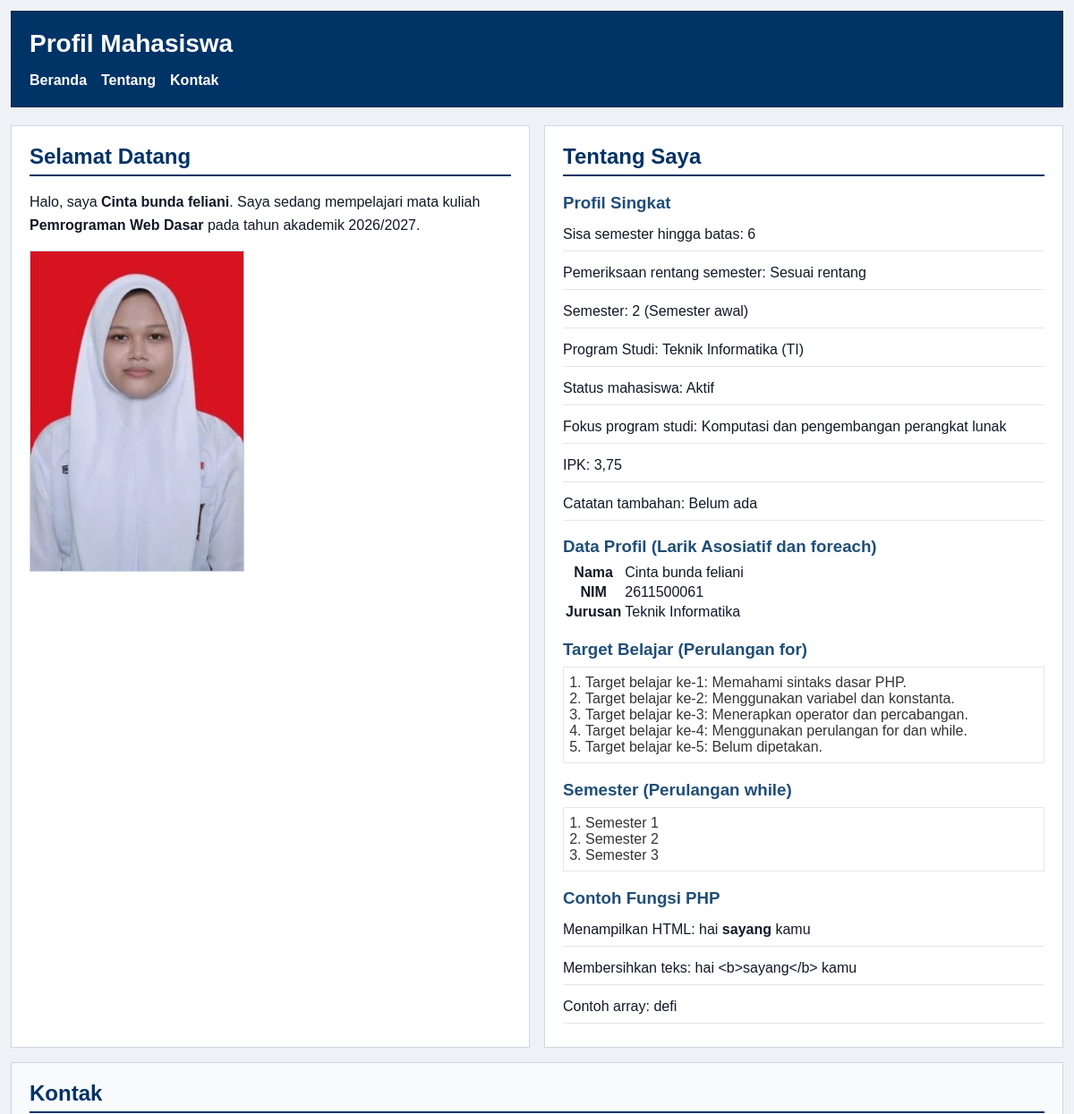
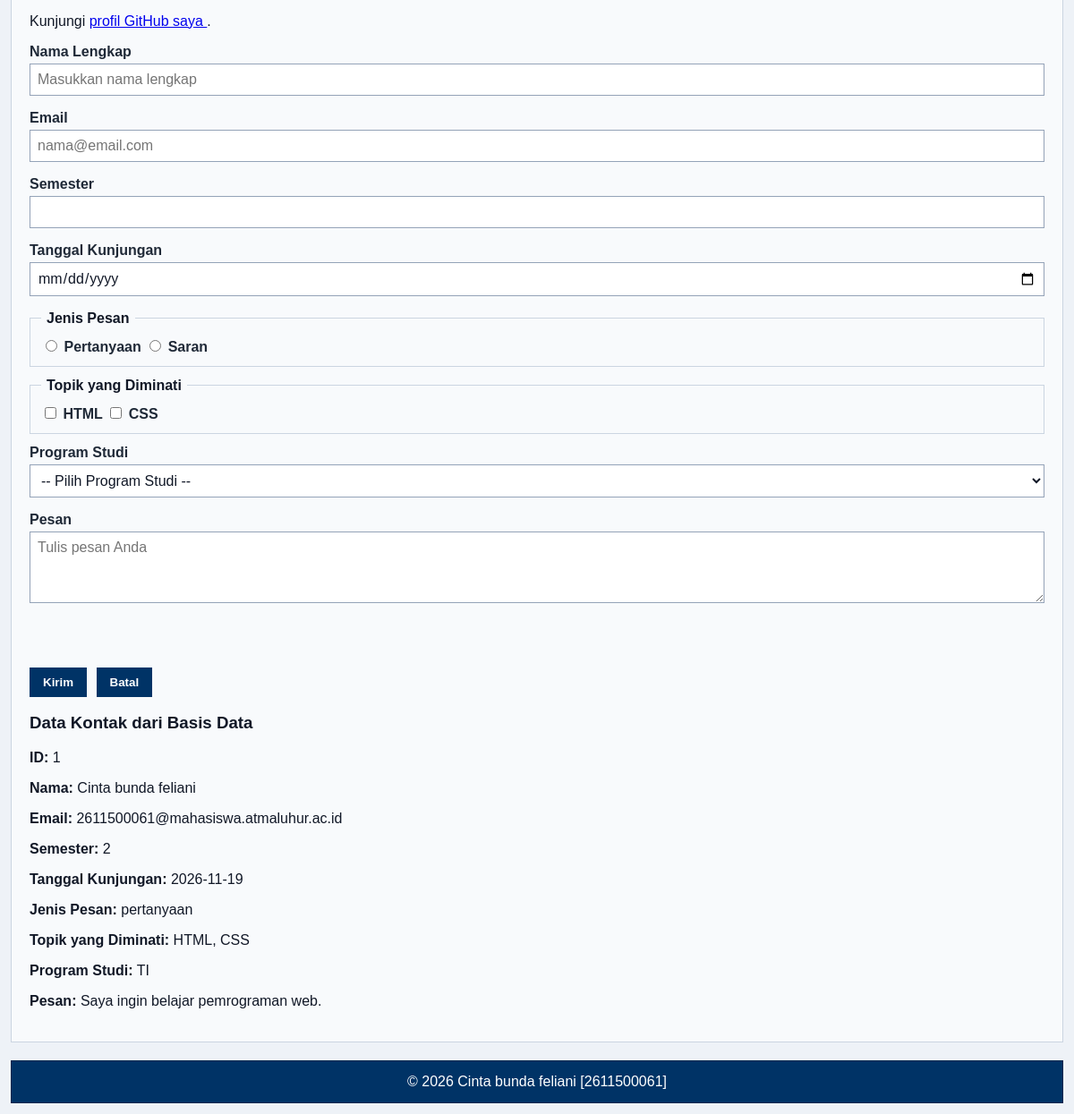
The page / on the database its author committed (2 pictures, top to bottom).
### tables this page shows
CREATE TABLE `tbl_kontak_2611500061` (
  `id` int NOT NULL,
  `nama` varchar(50) NOT NULL,
  `email` varchar(255) NOT NULL,
  `semester` tinyint NOT NULL,
  `tanggal` date NOT NULL,
  `jenis_pesan` varchar(20) NOT NULL,
  `minat` varchar(50) NOT NULL,
  `prodi` varchar(2) NOT NULL,
  `pesan` varchar(300) NOT NULL
);

### fungsi.php (called while the page is built, shortened)
<?php
function bersihkan($teks)
{
  return htmlspecialchars((string) $teks, ENT_QUOTES, 'UTF-8');
}
function hitungSisaSemester(int $semesterSaatIni, int $batasSemester): int
{
  return $batasSemester - $semesterSaatIni;
}
function tentukanKategoriSemester(int $semester): string
{
  if ($semester < 3) {
    return 'Semester awal';
  }
  return 'Semester akhir';
}

### index.php (the view, shortened to what this page needs)
<?php
require_once __DIR__ . '/fungsi.php';
$formData = $_SESSION['formData'] ?? [];
$nama = $formData['nama'] ?? '';
$email = $formData['email'] ?? '';
$semesterForm = $formData['semester'] ?? '';
$tanggal = $formData['tanggal'] ?? '';
$jenisPesan = $formData['jenis_pesan'] ?? '';
$pesan = $formData['pesan'] ?? '';
$minat = $formData['minat'] ?? [];
$nim = '2611500061';
$namaMahasiswa = 'Cinta bunda feliani';
$programStudi = 'TI';
$tahunAkademik = '2026/2027';
$semester = 2;
$ipk = 3.75;
$statusAktif = true;
$catatanTambahan = null;
$batasSemester = 8;
$sisaSemester = hitungSisaSemester($semester, $batasSemester);
$semesterValid = $semester >= 1 && $semester <= $batasSemester;
$statusSemester = ($semesterValid && $statusAktif)
    ? 'Sesuai rentang'
    : 'Perlu diperiksa';
$keteranganSemester = tentukanKategoriSemester($semester);
$namaProdi = ($programStudi === 'SI')
    ? 'Sistem Informasi'
    : (($programStudi === 'TI') ? 'Teknik Informatika' : 'Lainnya');
switch ($programStudi) {
    case 'TI':
        $fokusProgramStudi = 'Komputasi dan pengembangan perangkat lunak';
        break;
}
$teksStatus = $statusAktif ? 'Aktif' : 'Tidak aktif';
$dataProfil = [
    'Nama' => $namaMahasiswa,
    'NIM' => $nim,
    'Jurusan' => $namaProdi
];
require_once __DIR__ . '/koneksi.php';
$sql = "SELECT * FROM tbl_kontak_2611500061";
$hasil = mysqli_query($koneksi, $sql);
$dataKontak = [];
while ($baris = mysqli_fetch_assoc($hasil)) {
    $dataKontak[] = $baris;
}
?>
<!DOCTYPE html>
<html lang="id">
<head>
    <link rel="stylesheet" href="style.css">
</head>
<body>
    <header>
        <div class="header-top">
            <h1>Profil Mahasiswa</h1>
        </div>
        <nav aria-label="Navigasi utama">
            <ul id="navMenu">
                <li><a href="#home">Beranda</a></li>
                <li><a href="#about">Tentang</a></li>
                <li><a href="#contact">Kontak</a></li>
            </ul>
        </nav>
    </header>
    <main>
        <section id="home">
            <h2>Selamat Datang</h2>
            <p>
                Halo, saya
                <strong><?= bersihkan($namaMahasiswa) ?></strong>.
                Saya sedang mempelajari mata kuliah
                <strong><?= bersihkan(NAMA_MATA_KULIAH) ?></strong>
                pada tahun akademik
                <?= bersihkan($tahunAkademik) ?>.
            </p>
            <img
                src="img/foto-profil.jpg"
                alt="Foto profil Cinta Bunda Feliani">
        </section>
        <section id="about">
            <h2>Tentang Saya</h2>
            <article>
                <h3>Profil Singkat</h3>
                <p>
                    Sisa semester hingga batas:
                    <?= bersihkan($sisaSemester) ?>
                </p>
                <p>
                    Pemeriksaan rentang semester:
                    <?= bersihkan($statusSemester) ?>
                </p>
                <p>
                    Semester:
                    <?= bersihkan($semester) ?>
                    (<?= bersihkan($keteranganSemester) ?>)
                </p>
                <p>
                    Program Studi:
                    <?= bersihkan($namaProdi) ?>
                    (<?= bersihkan($programStudi) ?>)
                </p>
                <p>
                    Status mahasiswa:
                    <?= bersihkan($teksStatus) ?>
                </p>
                <p>
                    Fokus program studi:
                    <?= bersihkan($fokusProgramStudi) ?>
                </p>
                <p>
                    IPK:
                    <?= number_format($ipk, 2, ',', '.') ?>
                </p>
                <p>
                    Catatan tambahan:
                    <?= $catatanTambahan === null
                        ? 'Belum ada'
                        : bersihkan($catatanTambahan) ?>
                </p>
                <h3>Data Profil (Larik Asosiatif dan foreach)</h3>
                <table class="tabel-profil">
                    <?php foreach ($dataProfil as $label => $nilai): ?>
                        <tr>
                            <th><?= bersihkan($label) ?></th>
                            <td><?= bersihkan($nilai) ?></td>
                        </tr>
                    <?php endforeach; ?>
                </table>
                <h3>Target Belajar (Perulangan for)</h3>
                <ol>
                    <?php
                    for ($i = 1; $i <= 5; $i++) {
                        echo '<li>Target belajar ke-' . $i . ': ';
                        switch ($i) {
                            case 1:
                                echo 'Memahami sintaks dasar PHP.';
                                break;
                            case 2:
                                echo 'Menggunakan variabel dan konstanta.';
                                break;
                            case 3:
                                echo 'Menerapkan operator dan percabangan.';
                                break;
                            case 4:
                                echo 'Menggunakan perulangan for dan while.';
                                break;
                            default:
                                echo 'Belum dipetakan.';
                        }
                        echo '</li>';
                    }
                    ?>
                </ol>
                <h3>Semester (Perulangan while)</h3>
                <ol>
                    <?php
                    $nomorSemester = 1;
                    while ($nomorSemester <= 3) {
                        echo '<li>Semester ' . $nomorSemester . '</li>';
                        $nomorSemester++;
                    }
                    ?>
                </ol>
                <h3>Contoh Fungsi PHP</h3>
                <p>
                    Menampilkan HTML:
                    <?= 'hai <b>sayang</b> kamu' ?>
                </p>
                <p>
                    Membersihkan teks:
                    <?= bersihkan('hai <b>sayang</b> kamu') ?>
                </p>
                <p>
                    Contoh array:
                    <?php
                    $contohArray = ['defi', 'cinta', 'bunda', 'feliani'];
                    echo bersihkan($contohArray[0]);
                    ?>
                </p>
            </article>
        </section>
        <section id="contact">
            <h2>Kontak</h2>
            <p>
                Kunjungi
                <a
                    target="_blank"
                    rel="noopener noreferrer"
                    href="https://github.com/<?= rawurlencode(PROFIL_GITHUB) ?>">
                    profil GitHub saya
                </a>.
            </p>
            <form
                id="contactForm"
                class="js-contact-form"
                data-validation="contact"
                action="index.php"
                method="post"
                novalidate>
                <div class="form-group">
                    <label for="nama">Nama Lengkap</label>
                    <input
                        class="input-form"
                        type="text"
                        id="nama"
                        name="nama"
                        placeholder="Masukkan nama lengkap"
                        minlength="3"
                        maxlength="50"
                        value="<?= bersihkan($nama) ?>"
                        required>
                </div>
                <div class="form-group">
                    <label for="email">Email</label>
                    <input
                        class="input-form"
                        type="email"
                        id="email"
                        name="email"
                        placeholder="nama@email.com"
                        value="<?= bersihkan($email) ?>"
                        required>
                </div>
                <div class="form-group">
                    <label for="semester">Semester</label>
                    <input
                        class="input-form"
                        type="number"
                        id="semester"
                        name="semester"
                        value="<?= bersihkan($semesterForm) ?>"
                        min="1"
                        max="14"
                        required>
                </div>
                <div class="form-group">
                    <label for="tanggal">Tanggal Kunjungan</label>
                    <input
                        class="input-form"
                        type="date"
                        id="tanggal"
                        name="tanggal"
                        value="<?= bersihkan($tanggal) ?>"
                        required>
                </div>
                <fieldset class="form-group">
                    <legend>Jenis Pesan</legend>
                    <input
                        type="radio"
                        id="pertanyaan"
                        name="jenis_pesan"
                        value="pertanyaan"
                        <?= $jenisPesan === 'pertanyaan' ? 'checked' : '' ?>
                        required>
                    <label for="pertanyaan">Pertanyaan</label>
                    <input
                        type="radio"
                        id="saran"
                        name="jenis_pesan"
                        value="saran"
                        <?= $jenisPesan === 'saran' ? 'checked' : '' ?>>
                    <label for="saran">Saran</label>
                </fieldset>
                <fieldset class="form-group">
                    <legend>Topik yang Diminati</legend>
                    <input
                        type="checkbox"
                        id="minat-html"
                        name="minat[]"
                        value="HTML"
                        <?= in_array('HTML', $minat, true) ? 'checked' : '' ?>>
                    <label for="minat-html">HTML</label>
                    <input
                        type="checkbox"
                        id="minat-css"
                        name="minat[]"
                        value="CSS"
                        <?= in_array('CSS', $minat, true) ? 'checked' : '' ?>>
                    <label for="minat-css">CSS</label>
                </fieldset>
                <div class="form-group">
                    <label for="prodi">Program Studi</label>
                    <select
                        class="input-form"
                        id="prodi"
                        name="prodi"
                        required>
                        <option value="">-- Pilih Program Studi --</option>
                    </select>
                </div>
                <div class="form-group">
                    <label for="pesan">Pesan</label>
                    <textarea
                        class="input-form"
                        id="pesan"
                        name="pesan"
                        maxlength="300"
                        placeholder="Tulis pesan Anda"
                        required><?= bersihkan($pesan) ?></textarea>
                </div>
                <p
                    id="formFeedback"
                    class="form-feedback"
                    data-form-feedback
                    aria-live="polite"></p>
                <button type="submit">Kirim</button>
                <button type="reset">Batal</button>
            </form>
            <article
                id="hasilKontak"
                class="submission-result"
                aria-live="polite">
                <h3>Data Kontak dari Basis Data</h3>
                <?php if (count($dataKontak) > 0): ?>
                    <?php foreach ($dataKontak as $data): ?>
                        <section>
                            <p>
                                <strong>ID:</strong>
                                <?= bersihkan($data['id']) ?>
                            </p>
                            <p>
                                <strong>Nama:</strong>
                                <?= bersihkan($data['nama']) ?>
                            </p>
                            <p>
                                <strong>Email:</strong>
                                <?= bersihkan($data['email']) ?>
                            </p>
                            <p>
                                <strong>Semester:</strong>
                                <?= bersihkan($data['semester']) ?>
                            </p>
                            <p>
                                <strong>Tanggal Kunjungan:</strong>
                                <?= bersihkan($data['tanggal']) ?>
                            </p>
                            <p>
                                <strong>Jenis Pesan:</strong>
                                <?= bersihkan($data['jenis_pesan']) ?>
                            </p>
                            <p>
                                <strong>Topik yang Diminati:</strong>
                                <?= bersihkan($data['minat']) ?>
                            </p>
                            <p>
                                <strong>Program Studi:</strong>
                                <?= bersihkan($data['prodi']) ?>
                            </p>
                            <p>
                                <strong>Pesan:</strong>
                                <?= nl2br(bersihkan($data['pesan'])) ?>
                            </p>
                        </section>
                    <?php endforeach; ?>
                <?php else: ?>
                    <p>Belum ada data kontak yang tersimpan.</p>
                <?php endif; ?>
            </article>
        </section>
    </main>
    <footer>
        <p>
            &copy; <?= date('Y') ?>
            <?= bersihkan($namaMahasiswa) ?>
            [<?= bersihkan($nim) ?>]
        </p>
    </footer>
</body>
</html>

### rows shown on the page
tbl_kontak_2611500061: id "1", nama "Cinta bunda feliani", email "2611500061@mahasiswa.atmaluhur.ac.id", semester "2", tanggal "2026-11-19", jenis_pesan "pertanyaan", minat "HTML, CSS", prodi "TI", pesan "Saya ingin belajar pemrograman web."

### other values the page prints
bersihkan($namaMahasiswa) "Cinta bunda feliani"
bersihkan(NAMA_MATA_KULIAH) "Pemrograman Web Dasar"
bersihkan($tahunAkademik) "2026/2027"
bersihkan($sisaSemester) "6"
bersihkan($statusSemester) "Sesuai rentang"
bersihkan($semester) "2"
bersihkan($keteranganSemester) "Semester awal"
bersihkan($namaProdi) "Teknik Informatika"
bersihkan($programStudi) "TI"
bersihkan($teksStatus) "Aktif"
bersihkan($fokusProgramStudi) "Komputasi dan pengembangan perangkat lunak"
$ipk "3,75"
bersihkan($label) "Nama"
bersihkan($nilai) "Cinta bunda feliani"
bersihkan($label) "NIM"
